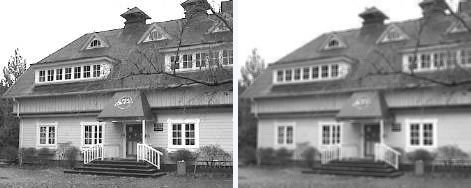
%> input picture CA4_Page Detection, Fundamentals of Image Processing/DSP_CA#4/house.jpg, 471 x 188 px
$ octave spatial_domain_filtering.m   (GNU Octave 9; MATLAB toolbox functions it lacks are replaced by stand-ins)
%> lines starting %> are read from the running program, lines starting %| are printed output that depends on the picture
 %%
 clc;
 close all;

 % Part 1 : Applying sample kernels:

house_raw = imread("house.jpg");
%> house_raw is the input picture: size 188x471x3 uint8; mean R, G, B 146.4, 146.4, 146.5
 house = rgb2gray(house_raw);

 % Manually defining filters metioned in the intsructions:

 sharpen = [0,-1,0;-1,5,-1;0,-1,0];
 blur = [0.0625,0.125,0.0625;0.125,0.25,0.125;0.0625,0.125,0.0625];
 outline = [-1,-1,-1;-1,8,-1;-1,-1,-1];
 gauss = [0.0113,0.0838,0.0113;0.0838,0.6193,0.0838;0.0113,0.1111,0.0113];
 avg_moving = [0.1111,0.1111,0.1111;0.1111,0.1111,0.1111;0.1111,0.1111,0.1111];
 line_H = [-1,-1,-1;2,2,2;-1,-1,-1];
 line_V = [-1,2,-1;-1,2,-1;-1,2,-1];
 identity = [0,0,0;0,1,0;0,0,0];

 % Applying the filters to the image house.jpg and Displaying the filtered images:
 figure
 house_sharpen = conv2(house,sharpen);
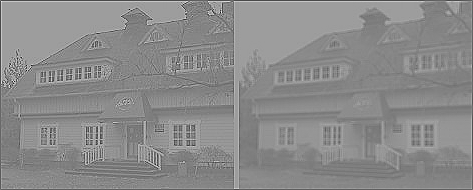
%> house_sharpen: size 190x473 double; min -691, max 842, mean 144.3; drawn with min black and max white
 imshow(uint8(abs(house_sharpen)));
   title('Sharpen filter')

 figure
 house_blur =  conv2(house,blur);
 imshow(uint8(abs(house_blur)));
   title('Blur filter')

figure
 house_outline =  conv2(house,outline);
 imshow(uint8(abs(house_outline)));
   title('Outline filter')

figure
 house_gauss =  conv2(house,gauss);
 imshow(uint8(abs(house_gauss)));
   title('Gaussian Blur filter')

figure
 house_avg_moving =  conv2(house,avg_moving);
 imshow(uint8(abs(house_avg_moving)));
   title('Average Moving filter')

figure
 house_line_H =  conv2(house,line_H);
 imshow(uint8(abs(house_line_H)));
   title('Horizontal Line filter')

figure
 house_line_V =  conv2(house,line_V);
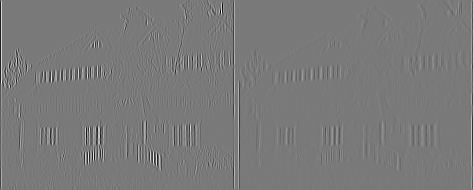
%> house_line_V: size 190x473 double; min -1037, max 1132, mean 0; drawn with min black and max white
 imshow(uint8(abs(house_line_V)));
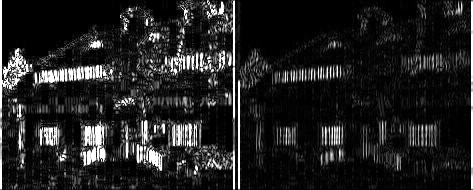
%> displayed picture: size 190x473, on the screen's scale of 0 to 255; min 0, max 255, mean 33.7
   title('Vertical Line filter')

figure
 house_identity =  conv2(house,identity);
 imshow(uint8(abs(house_identity)));
    title('Identity filter')


 %%
 % Part 2 : Kobe:

 kobe_raw = imread("kobe.jpeg");
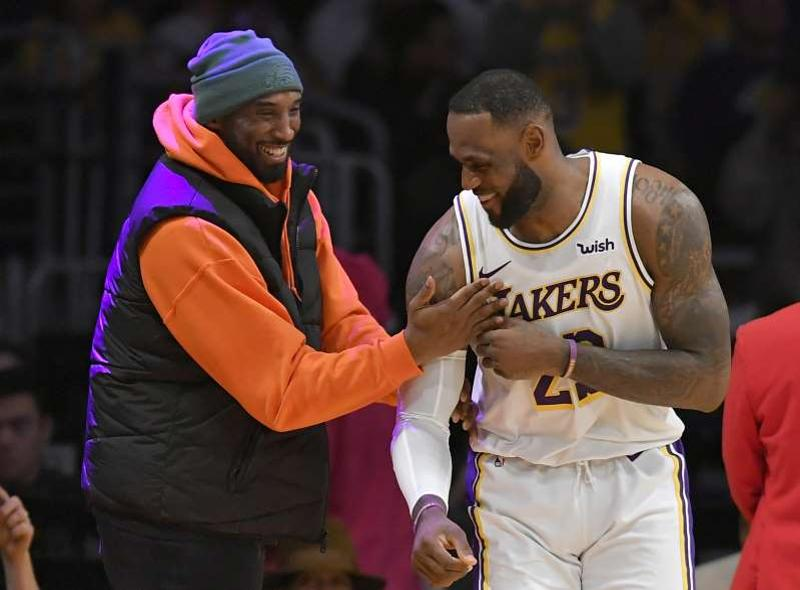
%> input picture CA4_Page Detection, Fundamentals of Image Processing/DSP_CA#4/kobe.jpeg, 800 x 590 px
%> kobe_raw is the input picture: size 590x800x3 uint8; mean R, G, B 86.6, 62.1, 58.4
 figure
 subplot(2,2,1), imshow(kobe_raw)
 title('Pre Proccessed(raw) image')

 kobe = imresize(kobe_raw,0.2);
 subplot(2,2,2), imshow(kobe);
 title('Down-sampled image')

 kobe_intrp = imresize(kobe,5,'nearest');
 subplot(2,2,3), imshow(kobe_intrp);
 title('Reconstructed Image')

 kobe_final = imfilter(kobe_intrp, avg_moving);
 subplot(2,2,4), imshow(kobe_final);
 title('Final Enhanced Image')

 %%
 % Part 3 : Page Detection

 page = imread("page.jpg");
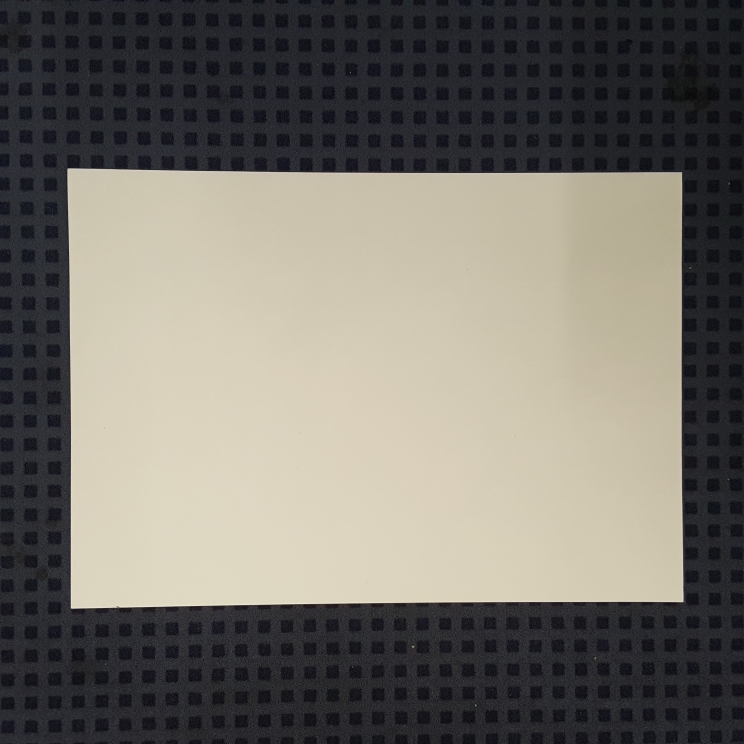
%> input picture CA4_Page Detection, Fundamentals of Image Processing/DSP_CA#4/page.jpg, 2976 x 2976 px (shown at 1/4 size)
 page_gray = rgb2gray(page);
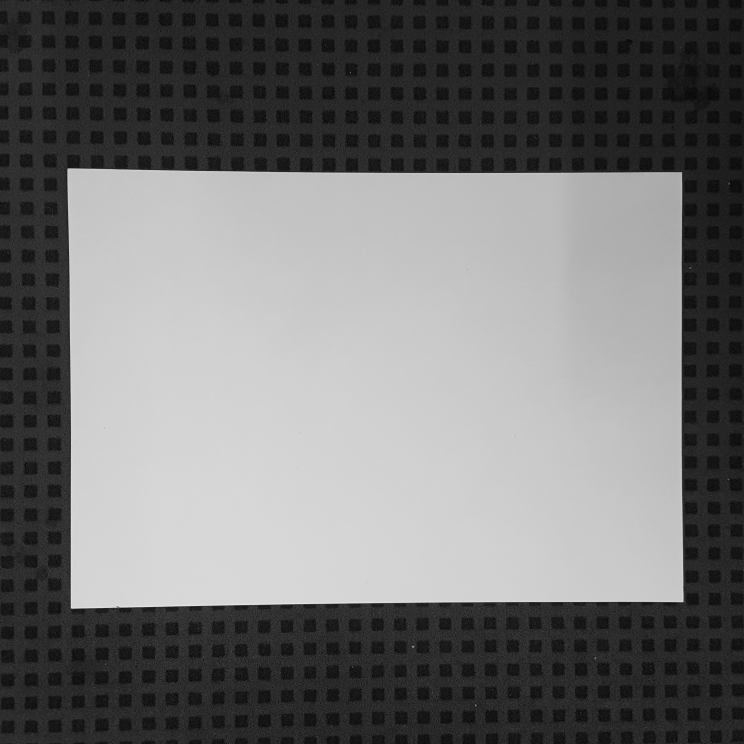
%> page_gray: size 2976x2976 uint8 (shown at 1/4 size); min 0, max 240, mean 114.6

 % Highliting vertical and horizantal edges using line_v and line_H:

 v_page = imfilter(page_gray,line_V);
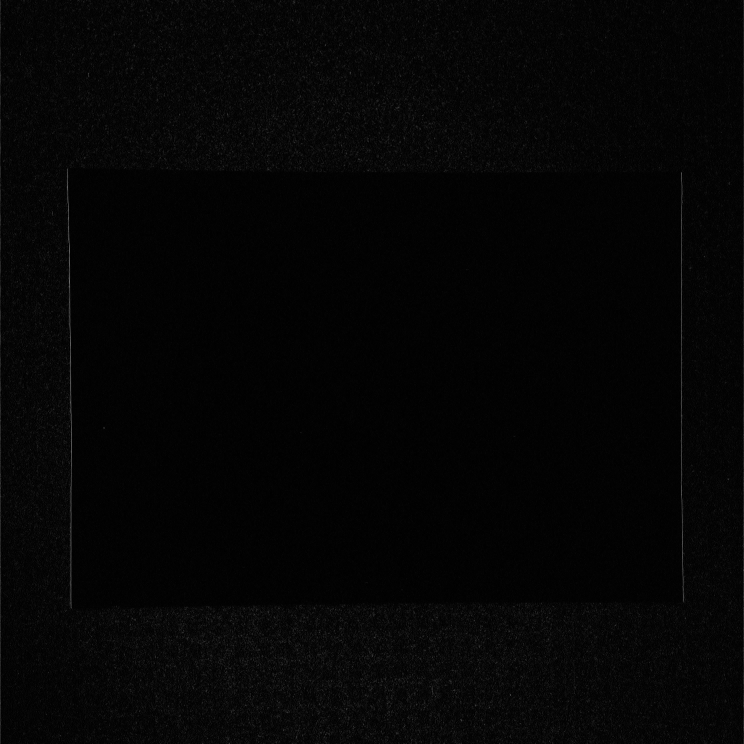
%> v_page: size 2976x2976 uint8 (shown at 1/4 size); min 0, max 255, mean 4.9
 h_page = imfilter(page_gray,line_H);
 imwrite(v_page,"vertical.jpg");
 imwrite(h_page,"horizantal.jpg");

figure
subplot(1,2,1), imshow(v_page);
title("line_V Output")
subplot(1,2,2), imshow(h_page);
title("line_H Output")

% Detecting corners for page detection:
 vsum = sum(v_page,1);
%> vsum = 2976 values, max 354580 at index 1, min 8795 at index 2709, mean 14603.9
 hsum = sum(h_page,2);
%> hsum = 2976 values, max 287680 at index 2976, min 6388 at index 1533, mean 12609.4


 vsum_sm = smooth(smooth(vsum));
%> vsum_sm = 2976 values, max 354580 at index 1, min 10389.2 at index 2675, mean 14807.9
%   figure
%   plot(vsum_sm);

 for i=1:length(vsum_sm)
     if (i<200) || (i>2800)
        vsum_sm(i) = 0;
     end
 end
%> after the loop, vsum_sm = 2976 values, max 71517.4 at index 284, min 0 at index 1, mean 12365.2
%> (the run ends here)
